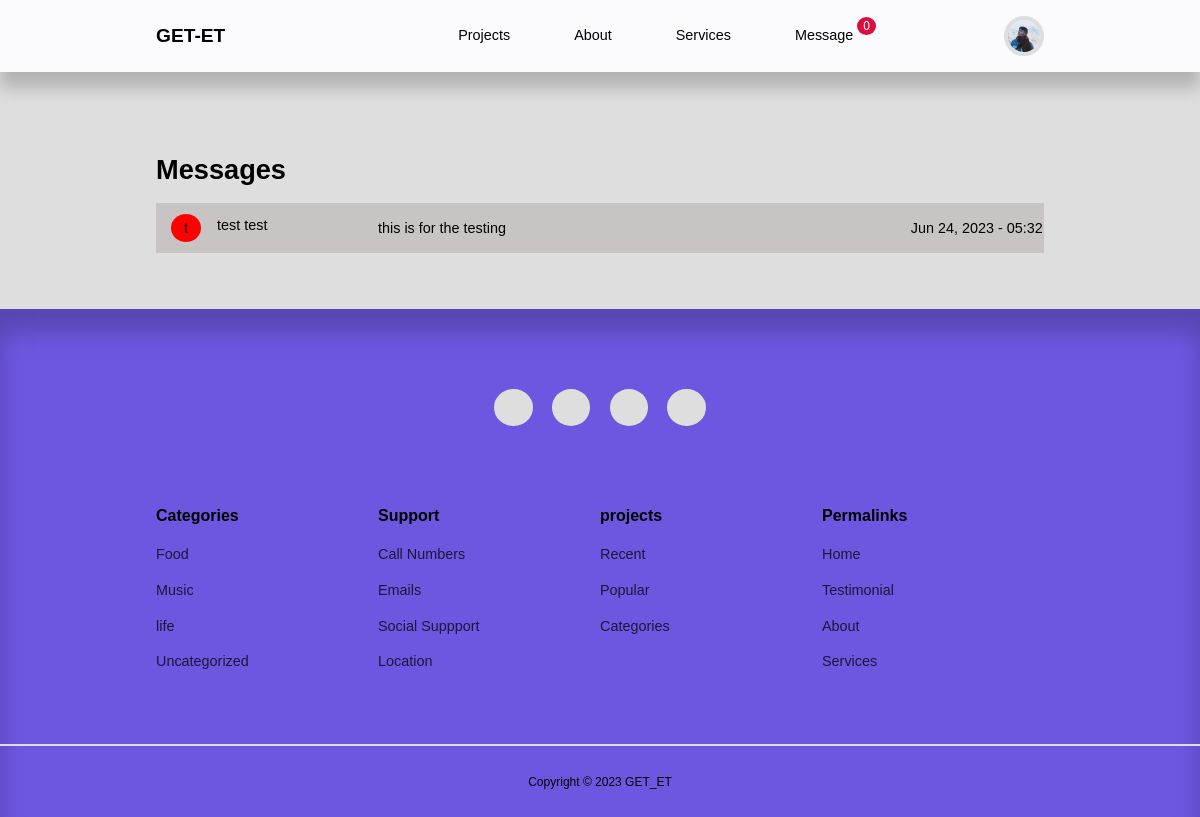
The app's page /message.php (signed in) with its own data.
### tables this page shows
CREATE TABLE `users` (
  `id` int(11) UNSIGNED NOT NULL,
  `firstname` varchar(50) NOT NULL,
  `lastname` varchar(50) NOT NULL,
  `username` varchar(50) NOT NULL,
  `email` varchar(100) NOT NULL,
  `password` varchar(255) NOT NULL,
  `avatar` varchar(255) NOT NULL,
  `is_admin` tinyint(1) NOT NULL,
  `foldername` varchar(255) NOT NULL,
  `status` tinyint(1) UNSIGNED NOT NULL DEFAULT 0,
  `verify_token` varchar(255) NOT NULL,
  `register_date` timestamp NOT NULL DEFAULT current_timestamp()
);

CREATE TABLE `message` (
  `id` int(11) NOT NULL,
  `user_id` int(11) NOT NULL,
  `name` varchar(60) NOT NULL,
  `email` varchar(70) NOT NULL,
  `subject` varchar(50) NOT NULL,
  `message` text NOT NULL,
  `status` int(11) NOT NULL DEFAULT 0,
  `date` timestamp NOT NULL DEFAULT current_timestamp() ON UPDATE current_timestamp(),
  `is_shown` tinyint(1) NOT NULL DEFAULT 0
);

CREATE TABLE `categories` (
  `id` int(11) UNSIGNED NOT NULL,
  `title` varchar(50) NOT NULL,
  `description` varchar(10000) NOT NULL,
  `lock_category` tinyint(4) NOT NULL DEFAULT 0,
  `date_time` timestamp NOT NULL DEFAULT current_timestamp()
);

### message.php (the view, shortened to what this page needs)
<?php
    require 'partials/header.php';
    $query = "SELECT * FROM message WHERE status=0 ORDER BY date DESC";
    $msg = mysqli_query($connection,$query);
?>
<?php if(mysqli_num_rows($msg) > 0) :?>
<section class="message__section  <?= $featured ? '' : 'section__extra-margin' ?>" >
    <div class="container message__container" >
        <h2>Messages</h2>
        <div class="message__card">
            <table class="message__table">
            <?php
            while($m = mysqli_fetch_assoc($msg)) :?>
                <tr>
                    <td class="this_td">
                        <div class="profile__details">
                            <div class="profile_circle">
                                <?php
                                    $name = $m['name'];
                                    $firstLetter = $name[0];
                                    echo $firstLetter;
                                ?>
                            </div>
                            <div class="user_name">
                               <?=$m['name']?>
                            </div>
                        </div>
                    </td>
                    <td class="this_td">
                    </td>
                    <td id="hireBtn" class="this_td">
                    <?php
                    $id = $m['id'];
                    $encrypted_id = base64_encode($id);
                    $url = ROOT_URL . 'message_detail.php?id=' . $encrypted_id;
                    ?>
                        <a href="<?= $url?>">
                            <p><?= $m['subject'] ?></p>
                        </a>
                    </td>
                    <td class="this_td">
                    <?= date("M d, Y - H:i", strtotime($m['date'])) ?>
                    </td>
                </tr>
                <?php endwhile ?>
            </table>
        </div>
    </div>
</section>
<?php else : ?>
    <div class="alert__message error lg section__extra-margin">
        <p>No message</p>
    </div>
<?php endif ?>
<?php
 include 'partials/footer.php';
 ?>

### partials/header.php (shortened to what this page needs)
<?php
require 'config/database.php';
if(isset($_SESSION['user-id'])) {
    $id = filter_var($_SESSION['user-id'], FILTER_SANITIZE_NUMBER_INT);
    $query = "SELECT avatar, foldername FROM users WHERE id=$id";
    $result = mysqli_query($connection, $query);
    $avatar = mysqli_fetch_assoc($result);
}
?>
<!DOCTYPE html>
<html lang="en">
<head>
    <link rel="stylesheet" href="https://unicons.iconscout.com/release/v4.0.8/css/line.css">
    <link rel="stylesheet" href="<?= ROOT_URL ?>css/style.css">
    <link rel="stylesheet" href="<?= ROOT_URL ?>css/mode.css">
    <link rel="stylesheet" href="https://cdnjs.cloudflare.com/ajax/libs/font-awesome/4.7.0/css/font-awesome.min.css" />
</head>
<body>
    <nav>
        <div class="container nav__container">
            <a href="<?= ROOT_URL ?>" class="nav__logo">GET-ET</a>
            <ul class="nav__items">
                <li><a href="<?= ROOT_URL ?>projects.php">Projects</a></li>
                <li><a href="<?= ROOT_URL ?>about.php">About</a></li>
                <li><a href="<?= ROOT_URL ?>services.php">Services</a></li>
                <?php if(isset($_SESSION['user_is_admin'])) :?>
                <li>
                    <?php
                        $query = mysqli_query($connection,"SELECT * FROM message WHERE is_shown=0");
                        $count = mysqli_num_rows($query);
                    ?>
                    <a href="<?= ROOT_URL ?>message.php">Message <span id="notification__bar"><?=$count?></span>
                    </a>
                </li>
                <?php endif ?>
                <?php if(isset($_SESSION['user-id'])) :?>
                    <li class="nav__profile">
                        <div class="avatar">
                            <img src="<?= ROOT_URL . 'users/' . $avatar['foldername'] . '/images/' .  $avatar['avatar'] ?>" alt="">
                        </div>
                    </li>
                <?php else : ?>
                <li><a href="<?= ROOT_URL ?>signin.php">Signin</a></li>
                <?php endif ?>
            </ul>
        </div>
    </nav>

### partials/footer.php (shortened to what this page needs)
<footer>
    <div class="footer__socials">
        <a href="" target="_blank"><i class="uil uil-facebook-f"></i></a>
        <a href=""  target="_blank"><i class="uil uil-instagram"></i></a>
        <a href="" target="_blank"><i class="uil uil-twitter-alt"></i></a>
        <a href="" target="_blank"><i class="uil uil-telegram-alt"></i></a>
    </div>
    <div class="container footer__container">
        <article>
            <h4>Categories</h4>
            <?php
                $query = mysqli_query($connection,"SELECT * FROM categories ORDER BY date_time DESC
                LIMIT 4");
             ?>
            <ul>
           <?php while ($get = mysqli_fetch_assoc($query)) :?>
            <?php
                $id =  $get['id'];
                $encrypted_id = base64_encode($id);
                $urll = ROOT_URL . 'category-posts.php?id=' . $encrypted_id;
            ?>
                <li><a href="<?=$urll?>"><?=$get['title']?></a></li>
                <?php endwhile;?>
            </ul>
        </article>
        <article>
            <h4>Support</h4>
            <ul>
                <li><a href="<?=ROOT_URL?>location.php">Call Numbers</a></li>
                <li><a href="<?=ROOT_URL?>location.php">Emails</a></li>
                <li><a href="<?=ROOT_URL?>location.php">Social Suppport</a></li>
                <li><a href="<?=ROOT_URL?>location.php">Location</a></li>
            </ul>
        </article>
        <article>
            <h4>projects</h4>
            <ul>
                <li><a href="">Recent</a></li>
                <li><a href="">Popular</a></li>
                <li><a href="">Categories</a></li>
            </ul>
        </article>
        <article>
            <h4>Permalinks</h4>
            <ul>
                <li><a href="<?=ROOT_URL?>index.php">Home</a></li>
                <li><a href="<?=ROOT_URL?>testimonial.php">Testimonial</a></li>
                <li><a href="<?=ROOT_URL?>about.php">About</a></li>
                <li><a href="<?=ROOT_URL?>services.php">Services</a></li>
            </ul>
        </article>
    </div>
    <div class="footer__copyright">
        <small>Copyright &copy; 2023 GET_ET</small>
    </div>
</footer>
</body>
</html>

### css/style.css (style rules this page uses)
:root { --inner-body:#666; --transition: all 300ms ease; --transition-color-change:.02ms ; --container-width-lg: 74%; --container-width-md: 88%; --form-width: 40%; --hue-color: 250; --color-primary: hsl(var(--hue-color), 60%, 99%); --color-primary-light:hsl(var(--hue-color), 69%, 61%); --color-primary-variant: #5854c7; --color-red: #da0f3f; --color-red-light: hsl(346, 87%, 46%, 15%); --color-green: #00c476; --color-green-light: hsl(156, 100%, 38%, 15%); --color-gray-900: hsl(var(--hue-color), 69%, 61%); --color-gray-700: #2d2b7c; --color-gray-300: rgba(242, 242, 254, 1); --color-gray-200: rgba(0,0,0,1); --color-gray-1000: rgba(0, 0, 0, 0.075);; --color-white: #000000; --color-bg:#dedede; --color-category: #000000; --color-hover-white: #f2f2fe; --color-btn: #6f6af8; --color-url-log:#000000; --color-search-bar: #f2f2fe; --msg-tr-color: #c8c4c4; --msg-detail-color: #6f6af8; --card-border-radius-1: 0.3rem; --card-border-radius-2: 0.5rem; --card-border-radius-3: 0.8rem; --card-border-radius-4: 2rem; --card-border-radius-5: 5rem; --test-color: #9795cf; --box-color-grphs:#4c4bae; --view-btn: #1e17e7; --box-model: #6f6af8; --box-model-hover: #5751fa; --inner-box-graph: #636363; --map-invert:0%; }
* { margin: 0; padding: 0; outline: 0; border: 0; appearance: 0; list-style: none; text-decoration: none; box-sizing: border-box; }
body { font-family: 'Montserrat', sans-serif; line-height: 1.6; color: var(--color-gray-200); overflow-x: hidden; background: var(--color-bg); font-size: 0.9rem; transition: var(--transition-color-change); }
.container { width: var(--container-width-lg); max-width: 1800px; margin-inline: auto; }
section { margin-top: 3rem; width: 100vw; }
.section__extra-margin { margin-top: 7rem; }
h1,h2,h3,h4,h5 { color: var(--color-white); line-height: 1.3; }
h2 { font-size: 1.7rem; margin: 1rem 0; }
h4 { font-size: 1rem; }
a { color: var(--color-white); transition: var(--transition); }
img { display: block; width: 100%; object-fit: cover; }
nav { background: var(--color-primary); width: 100vw; height: 4.5rem; position: fixed; top: 0; z-index: 10; box-shadow: 0 1rem 1rem rgba(0,0,0,0.2); }
.nav__container { height: 100%; display: flex; align-items: center; justify-content: space-between; }
.avatar { width: 2.5rem; height: 2.5rem; border-radius: 50%; overflow: hidden; border: 0.3rem solid var(--color-bg); }
.nav__logo { font-weight: 600; font-size: 1.2rem; }
.nav__items { display: flex; align-items: center; gap: 4rem; }
.nav__profile { position: relative; cursor: pointer; }
footer { background: var(--color-gray-900); padding: 5rem 0 0; box-shadow: inset 0 1.5rem 1.5rem rgba(0,0,0,0.2); }
.footer__socials { margin-inline: auto; width: fit-content; margin-bottom: 5rem; display: flex; justify-content: space-between; align-items: center; gap: 1.2rem; }
.footer__socials a { background: var(--color-bg); border-radius: 50%; width: 2.4rem; height: 2.3rem; display: flex; align-items: center; justify-content: center; }
.footer__container { display: grid; grid-template-columns: repeat(4,1fr); }
footer article h4 { color: var(--color-white); margin-bottom: 0.6rem; }
footer article ul li { padding: 0.4rem 0; }
footer article ul li a { opacity: 0.75; }
.footer__copyright { text-align: center; padding: 1.5rem 0; border-top: 2px solid var(--color-bg); margin-top: 4rem; }
#notification__bar { padding: 2px 6px; position: relative; top: -10px; left: 0; font-size: 12px; color: rgb(255, 255, 255); text-align: center; background-color: var(--color-red); border-radius: 50%; }
.message__section { display: flex; flex-direction: column; width: 100%; padding: 1.5rem 0; padding-bottom: 3.5rem; }
.message__container { display: flex; flex-direction: column; }
.message__card { width: 100%; display: flex; flex-direction: column; }
.message__table { border-collapse: collapse; width: 100%; }
.message__table tr { height: 50px; background-color: var(--msg-tr-color); }
.message__table .profile__details { display: flex; flex-direction: row; gap: 1rem; }
.profile__details .profile_circle { border-radius: 50%; background-color: red; width: 30px; height: 28px; display: flex; justify-content: center; align-items: center; }
.message__table { width: 100%; }
.message__table td:nth-child(1) { width: 20%; padding-left: 15px; }
.message__table td:nth-child(2) { width: 5%; }
.message__table td:nth-child(3) { width: 60%; cursor: pointer; }
.message__table td:nth-child(4) { width: 15%; }

### records on screen
users: foldername+avatar (picture)
message: name "t", name "test test", subject "this is for the testing", date "Jun 24, 2023 - 05:32"
categories: title "Food"
categories: title "Music"
categories: title "life"
categories: title "Uncategorized"

### other values on screen
$count "0"
